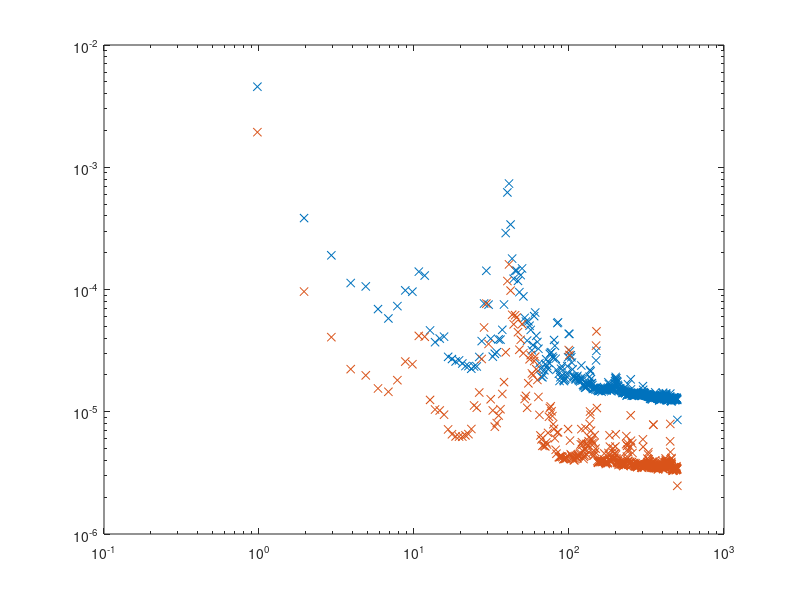

The MATLAB script that drew this image:
load('exp_resutls_25-Mar-2021_104953.mat')
load('exp_resutls_25-Mar-2021_103735.mat')

t = exp_data.time;
v_main = exp_data.main_BPD;
v_sec = exp_data.secondary_BPD;
[Sf_main,f] =pwelch(v_main - mean(v_main) ,[],[],[],1/(t(2)-t(1)));
[Sf_sec,f] =pwelch(v_sec - mean(v_sec),[],[],[],1/(t(2)-t(1)));

figure;
loglog(f, sqrt(Sf_main), 'x');
hold on 
loglog(f, sqrt(Sf_sec), 'x');
